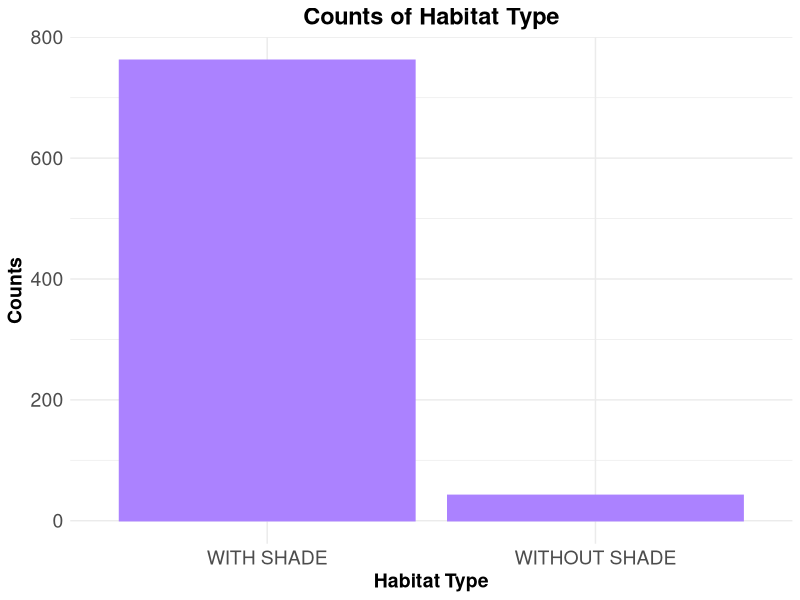
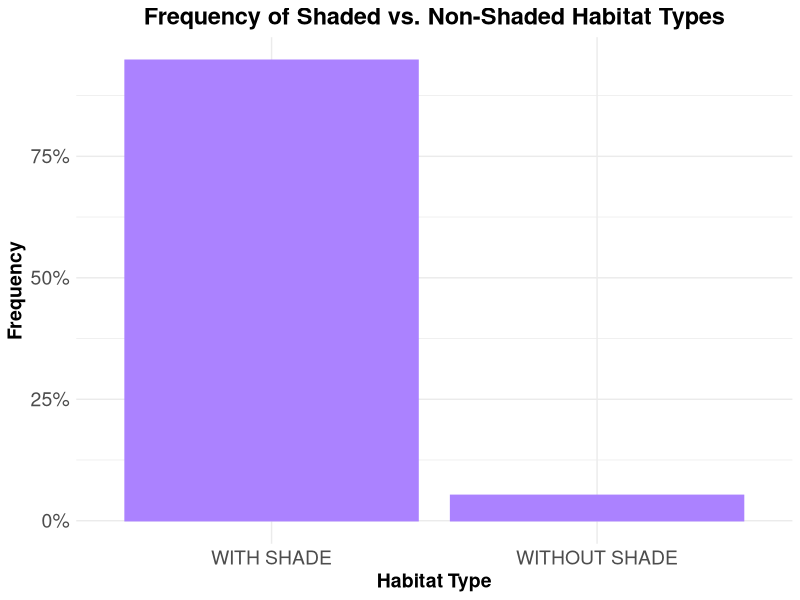
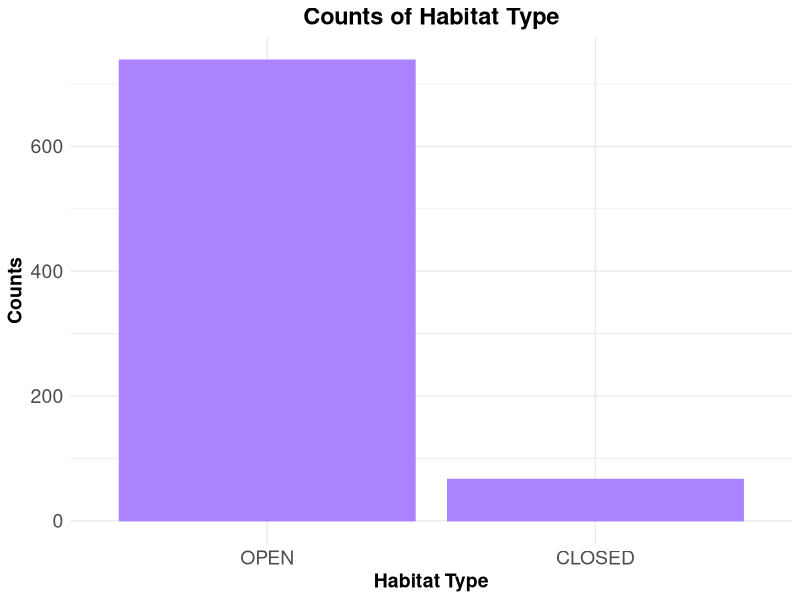
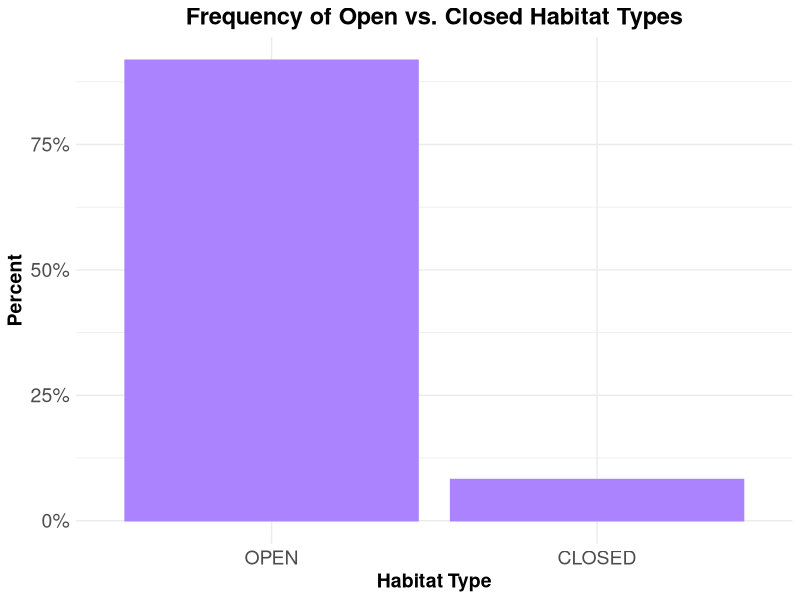
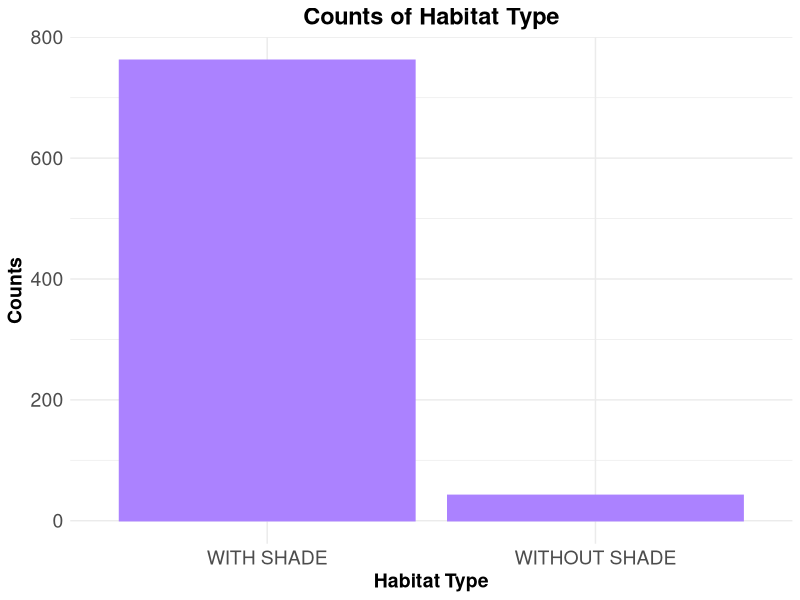
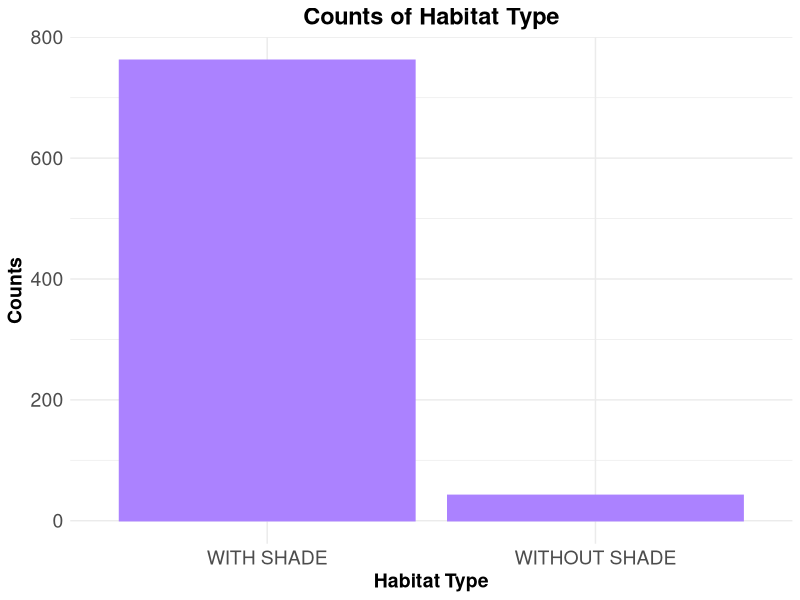
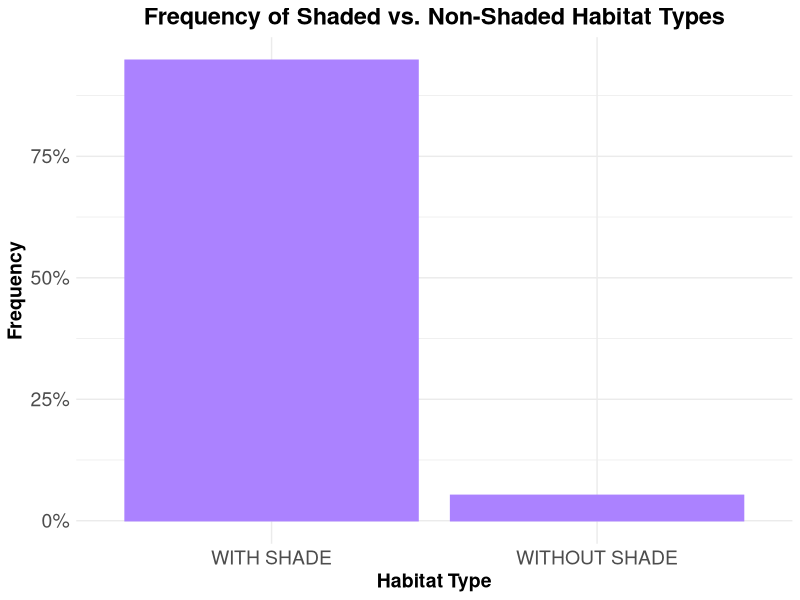
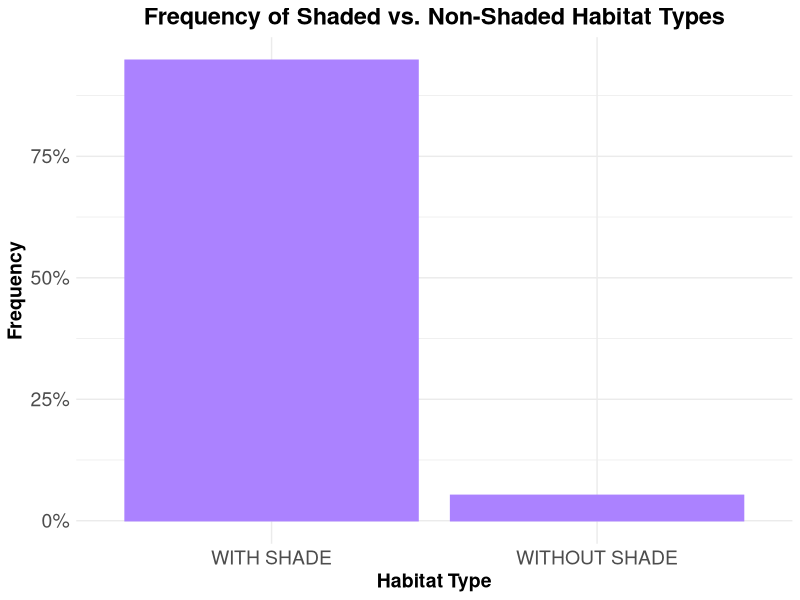

The R script that drew these images, in order:
##clear environment
#rm(list=ls())

# load libraries
library(scales)
library(readr)
library(lubridate)
library(magrittr)
library(ggplot2)
library(car)
library(emmeans)
library(lme4)
library(ggthemes)
library(tidyverse) 

#read in data
prelim_tidy <- read_csv("_data/_tidy/prelim_data_tidycols.csv")
View(prelim_tidy)

#Omit any missing values:
summary(is.na(prelim_tidy))

prelim_temp<-na.omit(prelim_tidy)
View(prelim_temp)

##### OMIT OUTLIERS ###
prelim_temp2 <- prelim_temp
prelim_temp2$therm_t[prelim_temp2$therm_t >= 42] <- NA

View(prelim_temp2)

prelim_temp3<-na.omit(prelim_temp2)
View(prelim_temp3)

####combine levels
#Vertical climb and cling together; make Bp 1 category; St & Sq together
prelim_temp3$pos_beh[prelim_temp3$pos_beh == "Cb"] <- "Su"
prelim_temp3$pos_beh[prelim_temp3$pos_beh == "Br"] <- "Su"
prelim_temp3$pos_beh[prelim_temp3$pos_beh == "QM"] <- "Su"
prelim_temp3$pos_beh[prelim_temp3$pos_beh == "Vci"] <- "VC"
prelim_temp3$pos_beh[prelim_temp3$pos_beh == "Abp"] <- "Bp"
prelim_temp3$pos_beh[prelim_temp3$pos_beh == "BpS"] <- "Bp"
prelim_temp3$pos_beh[prelim_temp3$pos_beh == "BpW"] <- "Bp"
prelim_temp3$pos_beh[prelim_temp3$pos_beh == "Sq"] <- "St"

############
##re-order levels
prelim_temp3$time_od <- factor(prelim_temp3$time_od, levels = c("e_morning", "l_morning", "e_afternoon", "l_afternoon", "evening"))
prelim_temp3$pos_beh <- factor(prelim_temp3$pos_beh, levels = c("Ly", "St", "QS", "QW", "Bp", "Su", "VC"))

###change to factor & numeric
factor_cols <- c("pos_beh","context", "substrate", "hab_type", "individual")
numeric_cols <- c("sun", "therm_t", "t_lo", "t_hi", "amb_t")

prelim_temp3[factor_cols] <- lapply(prelim_temp3[factor_cols], as.factor)

prelim_temp3[numeric_cols] <- lapply(prelim_temp3[numeric_cols], as.numeric)

str(prelim_temp3)

####model
mod_2 <- lmer(therm_t ~ pos_beh + amb_t + sun + date + hab_type + 
                (1|individual), data = prelim_temp3)
summary(mod_2)
confint(mod_2)

###New dataset combining with vs. without shade habitat types
prelim_temp4 <- prelim_temp3
View(prelim_temp4)

#####combine habitat types
levels(prelim_temp4$hab_type)[levels(prelim_temp4$hab_type)=="WD"] <- "WITH SHADE"
levels(prelim_temp4$hab_type)[levels(prelim_temp4$hab_type)=="BMWD"] <- "WITH SHADE"
levels(prelim_temp4$hab_type)[levels(prelim_temp4$hab_type)=="BM"] <- "WITH SHADE"
levels(prelim_temp4$hab_type)[levels(prelim_temp4$hab_type)=="GA"] <- "WITH SHADE"
levels(prelim_temp4$hab_type)[levels(prelim_temp4$hab_type)=="GL"] <- "WITHOUT SHADE"


############
##re-order levels
prelim_temp4$time_od <- factor(prelim_temp4$time_od, levels = c("e_morning", "l_morning", "e_afternoon", "l_afternoon", "evening"))
prelim_temp4$pos_beh <- factor(prelim_temp4$pos_beh, levels = c("Bp", "Ly", "St", "QS", "QW", "Su", "VC"))
prelim_temp4$hab_type <- factor(prelim_temp4$hab_type, levels = c("WITH SHADE", "WITHOUT SHADE"))

###change to factor & numeric
factor_cols <- c("pos_beh","context", "substrate", "hab_type", "individual")
numeric_cols <- c("sun", "therm_t", "t_lo", "t_hi", "amb_t")

prelim_temp4[factor_cols] <- lapply(prelim_temp4[factor_cols], as.factor)

prelim_temp4[numeric_cols] <- lapply(prelim_temp4[numeric_cols], as.numeric)

str(prelim_temp4)

##model new dataset
mod_3 <- lmer(therm_t ~ pos_beh + amb_t + sun + date + hab_type + 
                (1|individual), data = prelim_temp4)
summary(mod_3) ###still no significant difference with habitat type (shaded vs. not)
confint(mod_3)

summary(prelim_temp4$hab_type) ###WITH SHADE: 762; WITHOUT SHADE: 42

###plot habitat type with vs. without shade

counts_shaded <- ggplot(prelim_temp4, aes(hab_type))+
  geom_bar(stat="count", fill = "mediumpurple1", colour = "mediumpurple1") + 
  ggtitle("Counts of Habitat Type") +
  scale_x_discrete(name = "Habitat Type", 
                   labels = c("WITH SHADE", "WITHOUT SHADE")) +
  scale_y_continuous(name = "Counts") +
  theme_minimal()+
  theme(axis.text.x=element_text(size=14),
        axis.text.y=element_text(size=14),
        axis.title.y=element_text(size=14, face="bold"),
        axis.title.x=element_text(size=14, face="bold"),
        plot.title = element_text(hjust = 0.5, size=17, face="bold"))

counts_shaded

##save plot
ggsave("counts_shaded.pdf", width=10, height=6, units="in")

ggsave("counts_shaded.png", width=10, height=6, units="in")

###frequency of shaded vs. not

freq_hab_type <- ggplot(prelim_temp4, aes(hab_type))+
  geom_bar(aes(y = (..count..)/sum(..count..)), bins = 10, 
                 fill = "mediumpurple1", colour = "mediumpurple1")+
  ggtitle("Frequency of Shaded vs. Non-Shaded Habitat Types") +
  scale_y_continuous(name = "Frequency", labels = percent)+
  scale_x_discrete(name = "Habitat Type")+
  theme_minimal()+
  theme(axis.text.x=element_text(size=14),
        axis.text.y=element_text(size=14),
        axis.title.y=element_text(size=14, face="bold"),
        axis.title.x=element_text(size=14, face="bold"),
        plot.title = element_text(hjust = 0.5, size=17, face="bold"))

freq_hab_type  

##save plot
ggsave("freq_hab_type.pdf", width=10, height=6, units="in")

ggsave("freq_hab_type.png", width=10, height=6, units="in")


###new dataset for open vs. closed habitats
prelim_temp5 <- prelim_temp3
View(prelim_temp5)

#####combine habitat types
levels(prelim_temp5$hab_type)[levels(prelim_temp5$hab_type)=="WD"] <- "OPEN"
levels(prelim_temp5$hab_type)[levels(prelim_temp5$hab_type)=="BMWD"] <- "OPEN"
levels(prelim_temp5$hab_type)[levels(prelim_temp5$hab_type)=="BM"] <- "OPEN"
levels(prelim_temp5$hab_type)[levels(prelim_temp5$hab_type)=="GA"] <- "CLOSED"
levels(prelim_temp5$hab_type)[levels(prelim_temp5$hab_type)=="GL"] <- "OPEN"


############
##re-order levels
prelim_temp5$time_od <- factor(prelim_temp5$time_od, levels = c("e_morning", "l_morning", "e_afternoon", "l_afternoon", "evening"))
prelim_temp5$pos_beh <- factor(prelim_temp5$pos_beh, levels = c("Bp", "Ly", "St", "QS", "QW", "Su", "VC"))
prelim_temp5$hab_type <- factor(prelim_temp5$hab_type, levels = c("OPEN", "CLOSED"))

###change to factor & numeric
factor_cols <- c("pos_beh","context", "substrate", "hab_type", "individual")
numeric_cols <- c("sun", "therm_t", "t_lo", "t_hi", "amb_t")

prelim_temp5[factor_cols] <- lapply(prelim_temp5[factor_cols], as.factor)

prelim_temp5[numeric_cols] <- lapply(prelim_temp5[numeric_cols], as.numeric)

str(prelim_temp5)

##model new dataset
mod_4 <- lmer(therm_t ~ pos_beh + amb_t + sun + date + hab_type + 
                (1|individual), data = prelim_temp5)
summary(mod_4) ###still no signif diffs between habitat types; & now QS & Bp are no longer signif
confint(mod_4)

summary(prelim_temp5$hab_type) ##OPEN: 738; CLOSED: 66
with(prelim_temp5, table(pos_beh, hab_type)) #IN CLOSED: Bp: 2, Ly: 20, St: 35, QS: 3, QW: 5, Su: 0, VC: 1

###plot habitat type open vs. closed

counts_open <- ggplot(prelim_temp5, aes(hab_type))+
  geom_bar(stat="count", fill = "mediumpurple1", colour = "mediumpurple1") + 
  ggtitle("Counts of Habitat Type") +
  scale_x_discrete(name = "Habitat Type", 
                   labels = c("OPEN", "CLOSED")) +
  scale_y_continuous(name = "Counts") +
  theme_minimal()+
  theme(axis.text.x=element_text(size=14),
        axis.text.y=element_text(size=14),
        axis.title.y=element_text(size=14, face="bold"),
        axis.title.x=element_text(size=14, face="bold"),
        plot.title = element_text(hjust = 0.5, size=17, face="bold"))

counts_open

##save plot
ggsave("counts_open.pdf", width=10, height=6, units="in")

ggsave("counts_open.png", width=10, height=6, units="in")

###frequency of open vs. closed

freq_open <- ggplot(prelim_temp5, aes(hab_type))+
  geom_bar(aes(y = (..count..)/sum(..count..)), bins = 10, 
           fill = "mediumpurple1", colour = "mediumpurple1")+
  ggtitle("Frequency of Open vs. Closed Habitat Types") +
  scale_y_continuous(name = "Percent", labels = percent)+
  scale_x_discrete(name = "Habitat Type")+
  theme_minimal()+
  theme(axis.text.x=element_text(size=14),
        axis.text.y=element_text(size=14),
        axis.title.y=element_text(size=14, face="bold"),
        axis.title.x=element_text(size=14, face="bold"),
        plot.title = element_text(hjust = 0.5, size=17, face="bold"))

freq_open  

##save plot
ggsave("freq_open.pdf", width=10, height=6, units="in")

ggsave("freq_open.png", width=10, height=6, units="in")
